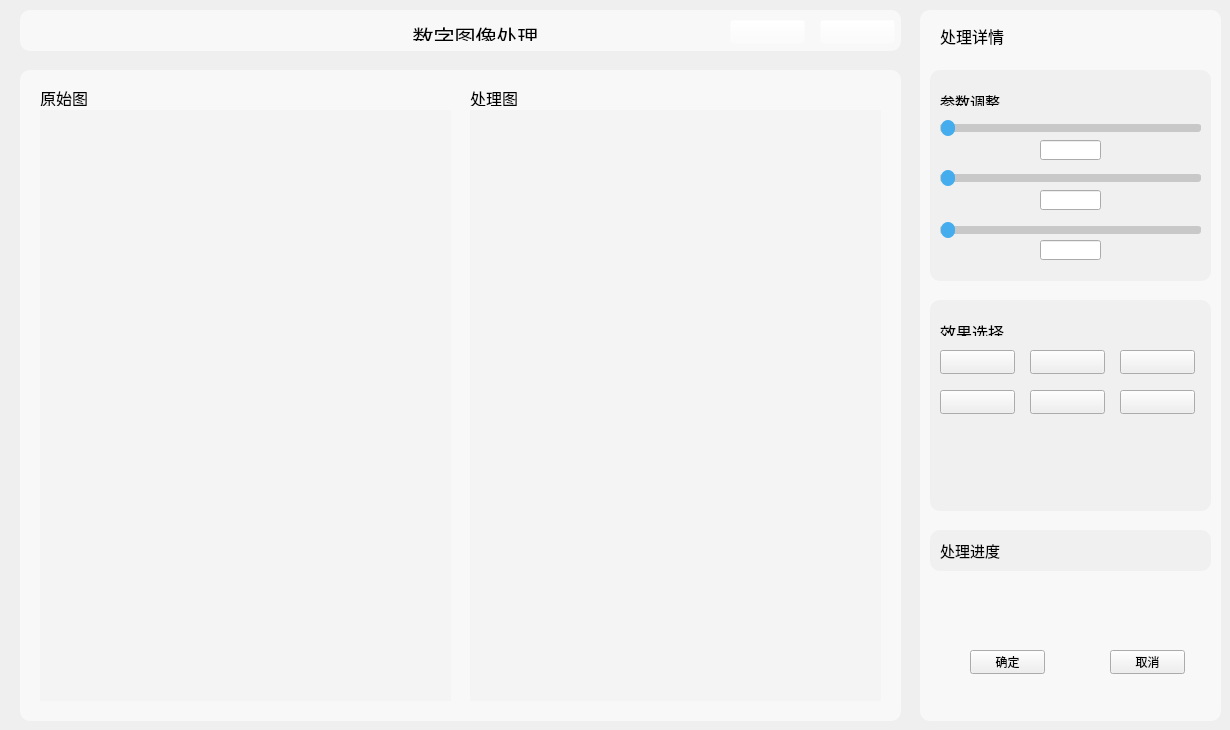
  <widget class="QWidget" name="centralWidget">
   <widget class="QPushButton" name="pushButtonYes">
    <property name="geometry">
     <rect>
      <x>970</x>
      <y>650</y>
      <width>75</width>
      <height>24</height>
     </rect>
    </property>
    <property name="text">
     <string>确定</string>
    </property>
   </widget>
   <widget class="QPushButton" name="pushButtonNo">
    <property name="geometry">
     <rect>
      <x>1110</x>
      <y>650</y>
      <width>75</width>
      <height>24</height>
     </rect>
    </property>
    <property name="text">
     <string>取消</string>
    </property>
   </widget>
   <widget class="QLabel" name="labelSliderMin">
    <property name="geometry">
     <rect>
      <x>940</x>
      <y>140</y>
      <width>54</width>
      <height>16</height>
     </rect>
    </property>
    <property name="frameShape">
     <enum>QFrame::NoFrame</enum>
    </property>
    <property name="text">
     <string/>
    </property>
   </widget>
   <widget class="QLabel" name="labelSliderMax">
    <property name="geometry">
     <rect>
      <x>1150</x>
      <y>140</y>
      <width>54</width>
      <height>16</height>
     </rect>
    </property>
    <property name="frameShape">
     <enum>QFrame::NoFrame</enum>
    </property>
    <property name="text">
     <string/>
    </property>
    <property name="alignment">
     <set>Qt::AlignRight|Qt::AlignTrailing|Qt::AlignVCenter</set>
    </property>
   </widget>
   <widget class="QLabel" name="labelSliderMin_2">
    <property name="geometry">
     <rect>
      <x>940</x>
      <y>190</y>
      <width>54</width>
      <height>16</height>
     </rect>
    </property>
    <property name="frameShape">
     <enum>QFrame::NoFrame</enum>
    </property>
    <property name="text">
     <string/>
    </property>
   </widget>
   <widget class="QLabel" name="labelSliderMax_2">
    <property name="geometry">
     <rect>
      <x>1150</x>
      <y>190</y>
      <width>54</width>
      <height>16</height>
     </rect>
    </property>
    <property name="frameShape">
     <enum>QFrame::NoFrame</enum>
    </property>
    <property name="text">
     <string/>
    </property>
    <property name="alignment">
     <set>Qt::AlignRight|Qt::AlignTrailing|Qt::AlignVCenter</set>
    </property>
   </widget>
   <widget class="QLineEdit" name="lineEdit">
    <property name="geometry">
     <rect>
      <x>1040</x>
      <y>140</y>
      <width>61</width>
      <height>20</height>
     </rect>
    </property>
    <property name="alignment">
     <set>Qt::AlignCenter</set>
    </property>
   </widget>
   <widget class="QLineEdit" name="lineEdit_2">
    <property name="geometry">
     <rect>
      <x>1040</x>
      <y>190</y>
      <width>61</width>
      <height>20</height>
     </rect>
    </property>
    <property name="alignment">
     <set>Qt::AlignCenter</set>
    </property>
   </widget>
   <widget class="QPushButton" name="pushButton_back">
    <property name="geometry">
     <rect>
      <x>730</x>
      <y>20</y>
      <width>75</width>
      <height>24</height>
     </rect>
    </property>
    <property name="styleSheet">
     <string notr="true">background-color: rgba(255, 255, 255, 0);</string>
    </property>
    <property name="text">
     <string/>
    </property>
    <property name="icon">
     <iconset resource="ImageProcess.qrc">
      <normaloff>:/ImageProcess/icon/back1.ico</normaloff>:/ImageProcess/icon/back1.ico</iconset>
    </property>
   </widget>
   <widget class="QPushButton" name="pushButton_next">
    <property name="geometry">
     <rect>
      <x>820</x>
      <y>20</y>
      <width>75</width>
      <height>24</height>
     </rect>
    </property>
    <property name="styleSheet">
     <string notr="true">background-color: rgba(255, 255, 255, 0);</string>
    </property>
    <property name="text">
     <string/>
    </property>
    <property name="icon">
     <iconset resource="ImageProcess.qrc">
      <normaloff>:/ImageProcess/icon/next1.ico</normaloff>:/ImageProcess/icon/next1.ico</iconset>
    </property>
   </widget>
   <widget class="QLabel" name="labelSliderMin_3">
    <property name="geometry">
     <rect>
      <x>940</x>
      <y>240</y>
      <width>54</width>
      <height>16</height>
     </rect>
    </property>
    <property name="frameShape">
     <enum>QFrame::NoFrame</enum>
    </property>
    <property name="text">
     <string/>
    </property>
   </widget>
   <widget class="QLabel" name="labelSliderMax_3">
    <property name="geometry">
     <rect>
      <x>1150</x>
      <y>240</y>
      <width>54</width>
      <height>16</height>
     </rect>
    </property>
    <property name="frameShape">
     <enum>QFrame::NoFrame</enum>
    </property>
    <property name="text">
     <string/>
    </property>
    <property name="alignment">
     <set>Qt::AlignRight|Qt::AlignTrailing|Qt::AlignVCenter</set>
    </property>
   </widget>
   <widget class="QLineEdit" name="lineEdit_3">
    <property name="geometry">
     <rect>
      <x>1040</x>
      <y>240</y>
      <width>61</width>
      <height>20</height>
     </rect>
    </property>
    <property name="alignment">
     <set>Qt::AlignCenter</set>
    </property>
   </widget>
   <widget class="QLabel" name="label_2">
    <property name="geometry">
     <rect>
      <x>20</x>
      <y>10</y>
      <width>881</width>
      <height>41</height>
     </rect>
    </property>
    <property name="styleSheet">
     <string notr="true">QLabel {
    background-color: rgb(248, 248, 248);
    border-radius: 10px; /* 设置圆角半径 */
    padding: 10px; /* 可选，增加内边距以使圆角效果更显著 */
}</string>
    </property>
    <property name="frameShape">
     <enum>QFrame::NoFrame</enum>
    </property>
    <property name="text">
     <string/>
    </property>
   </widget>
   <widget class="QLabel" name="label_3">
    <property name="geometry">
     <rect>
      <x>920</x>
      <y>10</y>
      <width>301</width>
      <height>711</height>
     </rect>
    </property>
    <property name="styleSheet">
     <string notr="true">QLabel {
    background-color: rgb(248, 248, 248);
    border-radius: 10px; /* 设置圆角半径 */
    padding: 10px; /* 可选，增加内边距以使圆角效果更显著 */
}</string>
    </property>
    <property name="text">
     <string/>
    </property>
   </widget>
   <widget class="QLabel" name="label_4">
    <property name="geometry">
     <rect>
      <x>400</x>
      <y>20</y>
      <width>151</width>
      <height>21</height>
     </rect>
    </property>
    <property name="styleSheet">
     <string notr="true">
font: 22pt &quot;宋体&quot;;</string>
    </property>
    <property name="text">
     <string>&lt;html&gt;&lt;head/&gt;&lt;body&gt;&lt;p align=&quot;center&quot;&gt;&lt;span style=&quot; font-size:16pt;&quot;&gt;数字图像处理&lt;/span&gt;&lt;/p&gt;&lt;/body&gt;&lt;/html&gt;</string>
    </property>
    <property name="alignment">
     <set>Qt::AlignLeading|Qt::AlignLeft|Qt::AlignVCenter</set>
    </property>
   </widget>
   <widget class="QLabel" name="label_5">
    <property name="geometry">
     <rect>
      <x>40</x>
      <y>20</y>
      <width>151</width>
      <height>21</height>
     </rect>
    </property>
    <property name="styleSheet">
     <string notr="true">
font: 10pt &quot;宋体&quot;;</string>
    </property>
    <property name="text">
     <string>&lt;html&gt;&lt;head/&gt;&lt;body&gt;&lt;p&gt;&lt;br/&gt;&lt;/p&gt;&lt;/body&gt;&lt;/html&gt;</string>
    </property>
    <property name="alignment">
     <set>Qt::AlignLeading|Qt::AlignLeft|Qt::AlignVCenter</set>
    </property>
   </widget>
   <widget class="QLabel" name="labelShow">
    <property name="geometry">
     <rect>
      <x>940</x>
      <y>20</y>
      <width>271</width>
      <height>31</height>
     </rect>
    </property>
    <property name="font">
     <font>
      <family>宋体</family>
      <pointsize>12</pointsize>
     </font>
    </property>
    <property name="frameShape">
     <enum>QFrame::NoFrame</enum>
    </property>
    <property name="frameShadow">
     <enum>QFrame::Plain</enum>
    </property>
    <property name="text">
     <string>处理详情</string>
    </property>
    <property name="textFormat">
     <enum>Qt::AutoText</enum>
    </property>
    <property name="alignment">
     <set>Qt::AlignLeading|Qt::AlignLeft|Qt::AlignVCenter</set>
    </property>
   </widget>
   <widget class="QSlider" name="horizontalSlider">
    <property name="geometry">
     <rect>
      <x>940</x>
      <y>120</y>
      <width>261</width>
      <height>16</height>
     </rect>
    </property>
    <property name="styleSheet">
     <string notr="true">QSlider::groove:horizontal {
    border: 1px solid rgb(200, 200, 200);
    height: 6px;
    border-radius: 3px; /* 调整滑槽的圆角以确保圆形滑块完全可见 */
}

QSlider::sub-page:horizontal {
    background: rgb(200, 200, 200);
    border: 1px solid rgb(200, 200, 200);
    border-radius: 3px; /* 调整滑槽的圆角以确保圆形滑块完全可见 */
}

QSlider::add-page:horizontal {
    background: rgb(200, 200, 200);
    border: 1px solid rgb(200, 200, 200);
    border-radius: 3px; /* 调整滑槽的圆角以确保圆形滑块完全可见 */
}

QSlider::handle:horizontal {
    background: rgb(69, 173, 237);
    width: 14px; /* 设置滑块的宽度为14像素 */
    height: 14px; /* 设置滑块的高度为14像素 */
    margin-top: -5px; /* 调整滑块的位置使其垂直居中 */
    margin-bottom: -5px; /* 调整滑块的位置使其垂直居中 */
    border-radius: 7px; /* 设置滑块为圆形 */
}
</string>
    </property>
    <property name="orientation">
     <enum>Qt::Horizontal</enum>
    </property>
   </widget>
   <widget class="QSlider" name="horizontalSlider_2">
    <property name="geometry">
     <rect>
      <x>940</x>
      <y>170</y>
      <width>261</width>
      <height>16</height>
     </rect>
    </property>
    <property name="styleSheet">
     <string notr="true">QSlider::groove:horizontal {
    border: 1px solid rgb(200, 200, 200);
    height: 6px;
    border-radius: 3px; /* 调整滑槽的圆角以确保圆形滑块完全可见 */
}

QSlider::sub-page:horizontal {
    background: rgb(200, 200, 200);
    border: 1px solid rgb(200, 200, 200);
    border-radius: 3px; /* 调整滑槽的圆角以确保圆形滑块完全可见 */
}

QSlider::add-page:horizontal {
    background: rgb(200, 200, 200);
    border: 1px solid rgb(200, 200, 200);
    border-radius: 3px; /* 调整滑槽的圆角以确保圆形滑块完全可见 */
}

QSlider::handle:horizontal {
    background: rgb(69, 173, 237);
    width: 14px; /* 设置滑块的宽度为14像素 */
    height: 14px; /* 设置滑块的高度为14像素 */
    margin-top: -5px; /* 调整滑块的位置使其垂直居中 */
    margin-bottom: -5px; /* 调整滑块的位置使其垂直居中 */
    border-radius: 7px; /* 设置滑块为圆形 */
}
</string>
    </property>
    <property name="orientation">
     <enum>Qt::Horizontal</enum>
    </property>
   </widget>
   <widget class="QSlider" name="horizontalSlider_3">
    <property name="geometry">
     <rect>
      <x>940</x>
      <y>220</y>
      <width>261</width>
      <height>20</height>
     </rect>
    </property>
    <property name="styleSheet">
     <string notr="true">QSlider::groove:horizontal {
    border: 1px solid rgb(200, 200, 200);
    height: 6px;
    border-radius: 3px; /* 调整滑槽的圆角以确保圆形滑块完全可见 */
}

QSlider::sub-page:horizontal {
    background: rgb(200, 200, 200);
    border: 1px solid rgb(200, 200, 200);
    border-radius: 3px; /* 调整滑槽的圆角以确保圆形滑块完全可见 */
}

QSlider::add-page:horizontal {
    background: rgb(200, 200, 200);
    border: 1px solid rgb(200, 200, 200);
    border-radius: 3px; /* 调整滑槽的圆角以确保圆形滑块完全可见 */
}

QSlider::handle:horizontal {
    background: rgb(69, 173, 237);
    width: 14px; /* 设置滑块的宽度为14像素 */
    height: 14px; /* 设置滑块的高度为14像素 */
    margin-top: -5px; /* 调整滑块的位置使其垂直居中 */
    margin-bottom: -5px; /* 调整滑块的位置使其垂直居中 */
    border-radius: 7px; /* 设置滑块为圆形 */
}
</string>
    </property>
    <property name="orientation">
     <enum>Qt::Horizontal</enum>
    </property>
   </widget>
   <widget class="QPushButton" name="pushButtonRed">
    <property name="geometry">
     <rect>
      <x>940</x>
      <y>350</y>
      <width>75</width>
      <height>24</height>
     </rect>
    </property>
    <property name="text">
     <string/>
    </property>
   </widget>
   <widget class="QPushButton" name="pushButtonGreen">
    <property name="geometry">
     <rect>
      <x>1030</x>
      <y>350</y>
      <width>75</width>
      <height>24</height>
     </rect>
    </property>
    <property name="text">
     <string/>
    </property>
   </widget>
   <widget class="QPushButton" name="pushButtonBlue">
    <property name="geometry">
     <rect>
      <x>1120</x>
      <y>350</y>
      <width>75</width>
      <height>24</height>
     </rect>
    </property>
    <property name="text">
     <string/>
    </property>
   </widget>
   <widget class="QPushButton" name="pushButtonRed_2">
    <property name="geometry">
     <rect>
      <x>940</x>
      <y>390</y>
      <width>75</width>
      <height>24</height>
     </rect>
    </property>
    <property name="text">
     <string/>
    </property>
   </widget>
   <widget class="QPushButton" name="pushButtonBlue_2">
    <property name="geometry">
     <rect>
      <x>1120</x>
      <y>390</y>
      <width>75</width>
      <height>24</height>
     </rect>
    </property>
    <property name="text">
     <string/>
    </property>
   </widget>
   <widget class="QLabel" name="labelNowImage">
    <property name="geometry">
     <rect>
      <x>470</x>
      <y>110</y>
      <width>411</width>
      <height>591</height>
     </rect>
    </property>
    <property name="styleSheet">
     <string notr="true">background-color: rgb(244, 244, 244);</string>
    </property>
    <property name="frameShape">
     <enum>QFrame::NoFrame</enum>
    </property>
    <property name="midLineWidth">
     <number>-2</number>
    </property>
    <property name="text">
     <string/>
    </property>
    <property name="alignment">
     <set>Qt::AlignCenter</set>
    </property>
   </widget>
   <widget class="QLabel" name="label">
    <property name="geometry">
     <rect>
      <x>20</x>
      <y>70</y>
      <width>881</width>
      <height>651</height>
     </rect>
    </property>
    <property name="styleSheet">
     <string notr="true">QLabel {
    background-color: rgb(248, 248, 248);
    border-radius: 10px; /* 设置圆角半径 */
    padding: 10px; /* 可选，增加内边距以使圆角效果更显著 */
}</string>
    </property>
    <property name="frameShape">
     <enum>QFrame::NoFrame</enum>
    </property>
    <property name="frameShadow">
     <enum>QFrame::Raised</enum>
    </property>
    <property name="text">
     <string/>
    </property>
   </widget>
   <widget class="QLabel" name="labelCrop">
    <property name="geometry">
     <rect>
      <x>560</x>
      <y>320</y>
      <width>231</width>
      <height>121</height>
     </rect>
    </property>
    <property name="frameShape">
     <enum>QFrame::NoFrame</enum>
    </property>
    <property name="text">
     <string/>
    </property>
   </widget>
   <widget class="QLabel" name="labelOriginText">
    <property name="geometry">
     <rect>
      <x>40</x>
      <y>90</y>
      <width>54</width>
      <height>16</height>
     </rect>
    </property>
    <property name="font">
     <font>
      <family>宋体</family>
      <pointsize>12</pointsize>
      <bold>false</bold>
     </font>
    </property>
    <property name="text">
     <string>原始图</string>
    </property>
   </widget>
   <widget class="QLabel" name="labelOriginImage">
    <property name="geometry">
     <rect>
      <x>40</x>
      <y>110</y>
      <width>411</width>
      <height>591</height>
     </rect>
    </property>
    <property name="styleSheet">
     <string notr="true">background-color: rgb(244, 244, 244);</string>
    </property>
    <property name="frameShape">
     <enum>QFrame::NoFrame</enum>
    </property>
    <property name="frameShadow">
     <enum>QFrame::Plain</enum>
    </property>
    <property name="lineWidth">
     <number>1</number>
    </property>
    <property name="midLineWidth">
     <number>1</number>
    </property>
    <property name="text">
     <string/>
    </property>
    <property name="alignment">
     <set>Qt::AlignCenter</set>
    </property>
   </widget>
   <widget class="QLabel" name="labelNowText">
    <property name="geometry">
     <rect>
      <x>470</x>
      <y>90</y>
      <width>54</width>
      <height>16</height>
     </rect>
    </property>
    <property name="font">
     <font>
      <family>宋体</family>
      <pointsize>12</pointsize>
     </font>
    </property>
    <property name="text">
     <string>处理图</string>
    </property>
   </widget>
   <widget class="QPushButton" name="pushButtonGreen_2">
    <property name="geometry">
     <rect>
      <x>1030</x>
      <y>390</y>
      <width>75</width>
      <height>24</height>
     </rect>
    </property>
    <property name="text">
     <string/>
    </property>
   </widget>
   <widget class="QLabel" name="label_6">
    <property name="geometry">
     <rect>
      <x>930</x>
      <y>70</y>
      <width>281</width>
      <height>211</height>
     </rect>
    </property>
    <property name="styleSheet">
     <string notr="true">QLabel {
    background-color: rgb(240, 240, 240);
    border-radius: 10px; /* 设置圆角半径 */
    padding: 10px; /* 可选，增加内边距以使圆角效果更显著 */
}</string>
    </property>
    <property name="text">
     <string/>
    </property>
   </widget>
   <widget class="QLabel" name="label_7">
    <property name="geometry">
     <rect>
      <x>930</x>
      <y>300</y>
      <width>281</width>
      <height>211</height>
     </rect>
    </property>
    <property name="styleSheet">
     <string notr="true">QLabel {
    background-color: rgb(240, 240, 240);
    border-radius: 10px; /* 设置圆角半径 */
    padding: 10px; /* 可选，增加内边距以使圆角效果更显著 */
}</string>
    </property>
    <property name="text">
     <string/>
    </property>
   </widget>
   <widget class="QLabel" name="label_8">
    <property name="geometry">
     <rect>
      <x>940</x>
      <y>90</y>
      <width>71</width>
      <height>16</height>
     </rect>
    </property>
    <property name="styleSheet">
     <string notr="true">font: 10pt &quot;宋体&quot;;</string>
    </property>
    <property name="text">
     <string>&lt;html&gt;&lt;head/&gt;&lt;body&gt;&lt;p&gt;&lt;span style=&quot; font-size:11pt;&quot;&gt;参数调整&lt;/span&gt;&lt;/p&gt;&lt;/body&gt;&lt;/html&gt;</string>
    </property>
   </widget>
   <widget class="QLabel" name="label_9">
    <property name="geometry">
     <rect>
      <x>940</x>
      <y>320</y>
      <width>71</width>
      <height>16</height>
     </rect>
    </property>
    <property name="styleSheet">
     <string notr="true">font: 10pt &quot;宋体&quot;;</string>
    </property>
    <property name="text">
     <string>&lt;html&gt;&lt;head/&gt;&lt;body&gt;&lt;p&gt;&lt;span style=&quot; font-size:12pt;&quot;&gt;效果选择&lt;/span&gt;&lt;/p&gt;&lt;/body&gt;&lt;/html&gt;</string>
    </property>
   </widget>
   <widget class="QLabel" name="label_10">
    <property name="geometry">
     <rect>
      <x>930</x>
      <y>530</y>
      <width>281</width>
      <height>41</height>
     </rect>
    </property>
    <property name="styleSheet">
     <string notr="true">QLabel {
    background-color: rgb(240, 240, 240);
    border-radius: 10px; /* 设置圆角半径 */
    padding: 10px; /* 可选，增加内边距以使圆角效果更显著 */
}</string>
    </property>
    <property name="text">
     <string/>
    </property>
   </widget>
   <widget class="QLabel" name="label_11">
    <property name="geometry">
     <rect>
      <x>1020</x>
      <y>530</y>
      <width>151</width>
      <height>41</height>
     </rect>
    </property>
    <property name="styleSheet">
     <string notr="true">font: 10pt &quot;宋体&quot;;</string>
    </property>
    <property name="text">
     <string>&lt;html&gt;&lt;head/&gt;&lt;body&gt;&lt;p&gt;&lt;br/&gt;&lt;/p&gt;&lt;/body&gt;&lt;/html&gt;</string>
    </property>
    <property name="alignment">
     <set>Qt::AlignCenter</set>
    </property>
   </widget>
   <widget class="QLabel" name="label_12">
    <property name="geometry">
     <rect>
      <x>940</x>
      <y>530</y>
      <width>71</width>
      <height>41</height>
     </rect>
    </property>
    <property name="styleSheet">
     <string notr="true">font: 10pt &quot;宋体&quot;;</string>
    </property>
    <property name="text">
     <string>&lt;html&gt;&lt;head/&gt;&lt;body&gt;&lt;p&gt;&lt;span style=&quot; font-size:11pt;&quot;&gt;处理进度&lt;/span&gt;&lt;/p&gt;&lt;/body&gt;&lt;/html&gt;</string>
    </property>
   </widget>
   <zorder>label_2</zorder>
   <zorder>label_3</zorder>
   <zorder>label_4</zorder>
   <zorder>label_5</zorder>
   <zorder>labelShow</zorder>
   <zorder>label</zorder>
   <zorder>labelOriginText</zorder>
   <zorder>labelOriginImage</zorder>
   <zorder>labelNowImage</zorder>
   <zorder>labelCrop</zorder>
   <zorder>labelNowText</zorder>
   <zorder>label_6</zorder>
   <zorder>horizontalSlider_3</zorder>
   <zorder>horizontalSlider_2</zorder>
   <zorder>horizontalSlider</zorder>
   <zorder>labelSliderMax_2</zorder>
   <zorder>labelSliderMax_3</zorder>
   <zorder>labelSliderMin</zorder>
   <zorder>labelSliderMax</zorder>
   <zorder>labelSliderMin_2</zorder>
   <zorder>labelSliderMin_3</zorder>
   <zorder>lineEdit_3</zorder>
   <zorder>lineEdit</zorder>
   <zorder>lineEdit_2</zorder>
   <zorder>pushButton_back</zorder>
   <zorder>pushButtonYes</zorder>
   <zorder>pushButton_next</zorder>
   <zorder>label_7</zorder>
   <zorder>pushButtonGreen_2</zorder>
   <zorder>pushButtonRed</zorder>
   <zorder>pushButtonNo</zorder>
   <zorder>pushButtonGreen</zorder>
   <zorder>pushButtonBlue_2</zorder>
   <zorder>pushButtonRed_2</zorder>
   <zorder>pushButtonBlue</zorder>
   <zorder>label_8</zorder>
   <zorder>label_9</zorder>
   <zorder>label_10</zorder>
   <zorder>label_11</zorder>
   <zorder>label_12</zorder>
  </widget>
